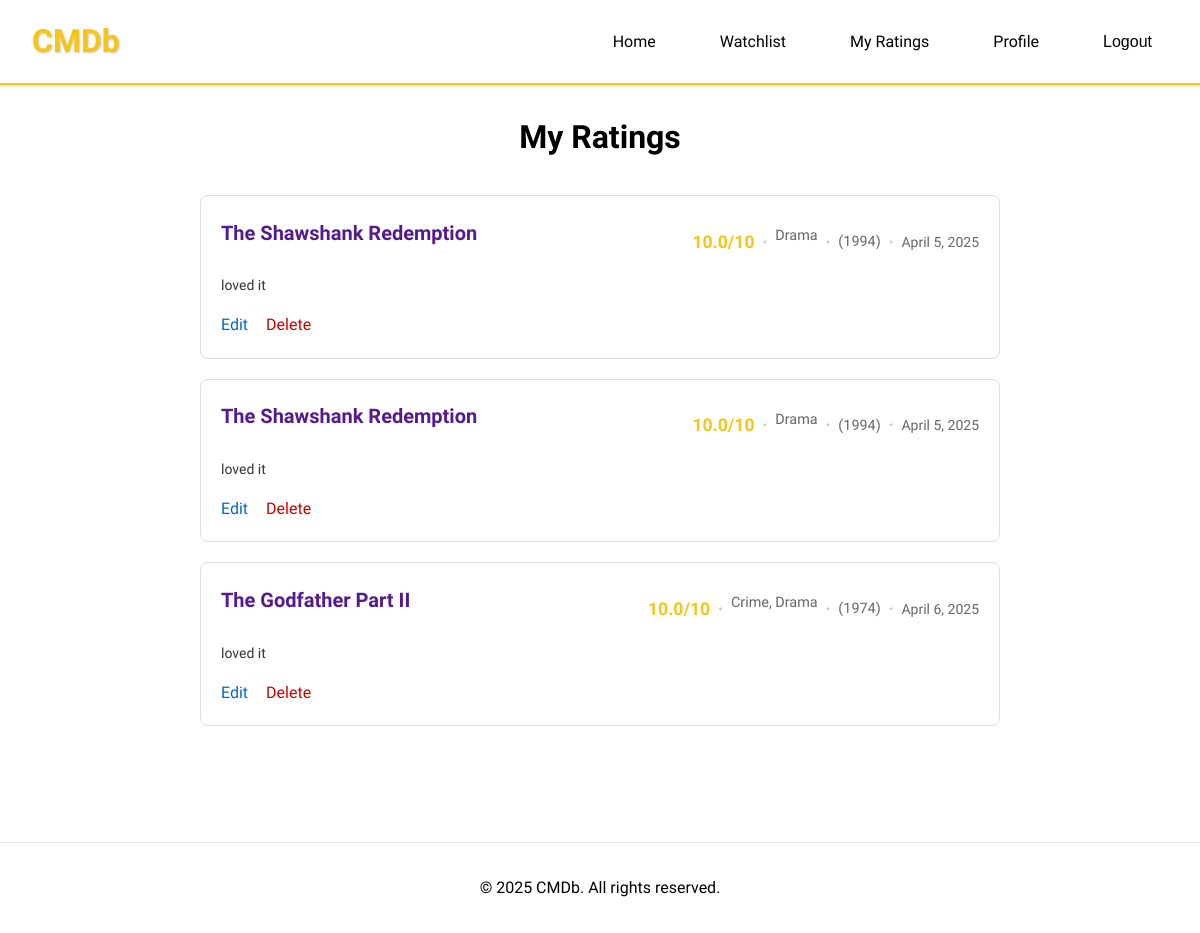
The page /movies/my_ratings/ (signed in) on the database as committed earlier.
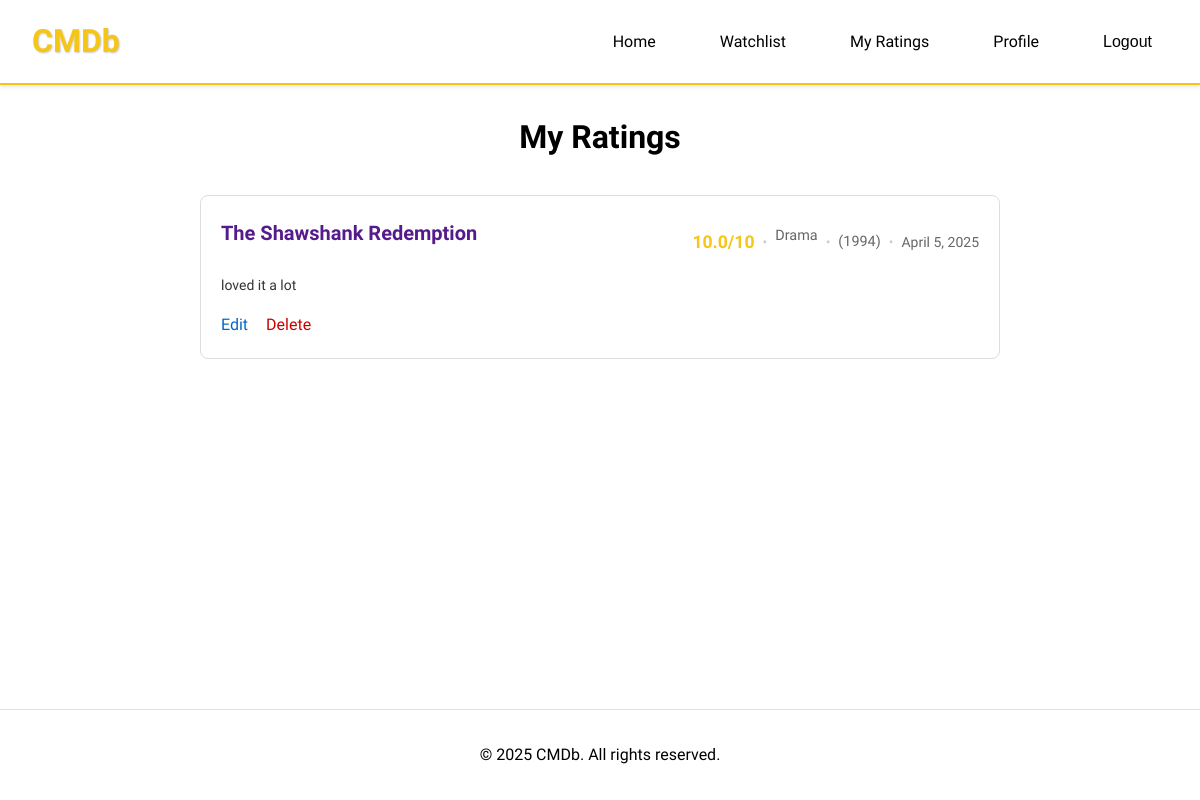
The same page on the database as committed later.
### movies/models.py (models this page shows, shortened)
class Review(models.Model):
    movie = models.ForeignKey(Movie, on_delete=models.CASCADE, related_name='reviews')
    user = models.ForeignKey(settings.AUTH_USER_MODEL, on_delete=models.CASCADE, related_name='reviews')
    rating = models.FloatField(validators=[MinValueValidator(0), MaxValueValidator(10)])
    comment = models.TextField()
    created_at = models.DateTimeField(auto_now_add=True)

class Movie(models.Model):
    title = models.CharField(max_length=200)
    year = models.IntegerField(default=2024)
    genre = models.CharField(max_length=100, default='Drama')
    rating = models.FloatField(default=0.0, validators=[MinValueValidator(0), MaxValueValidator(10)])
    poster = models.ImageField(upload_to='images/', null=True, blank=True)
    added_by = models.ForeignKey(settings.AUTH_USER_MODEL, on_delete=models.SET_NULL, null=True, related_name='added_movies')
    created_at = models.DateTimeField(auto_now_add=True)
    updated_at = models.DateTimeField(auto_now=True)
    views = models.IntegerField(default=0)
    watchlist_users = models.ManyToManyField(settings.AUTH_USER_MODEL, through='Watchlist', related_name='watchlist_movies')

### movies/views.py (the view)
# urls.py: path('my_ratings/', views.my_ratings, name='my_ratings'),
@login_required
def my_ratings(request):
    reviews = Review.objects.filter(user=request.user)
    return render(request, 'movies/my_ratings.html', {'reviews': reviews})

### movies/templates/movies/my_ratings.html (shortened to what this page needs)
{% extends 'movies/base.html' %}
{% load static %}
{% block content %}
<div class="container">
    <h1>My Ratings</h1>
    {% if reviews %}
        <div class="reviews-list">
            {% for review in reviews %}
                <div class="review-card">
                    <div class="review-header">
                        <div class="movie-title">
                            <h2><a href="{% url 'movies:movie_detail' review.movie.id %}">{{ review.movie.title }}</a></h2>
                        </div>
                        <div class="movie-details">
                            <span class="rating">{{ review.rating }}/10</span>
                            <span class="separator">•</span>
                            <span class="genre">{{ review.movie.genre }}</span>
                            <span class="separator">•</span>
                            <span class="year">({{ review.movie.year }})</span>
                            <span class="separator">•</span>
                            <span class="date">{{ review.created_at|date:"F j, Y" }}</span>
                        </div>
                    </div>
                    {% if review.comment %}
                        <div class="review-comment">
                            {{ review.comment }}
                        </div>
                    {% endif %}
                    <div class="review-actions">
                        <a href="{% url 'movies:edit_review' review.id %}" style="color: #0066cc; text-decoration: none; margin-right: 10px;">Edit</a>
                        <form method="POST" action="{% url 'movies:delete_review' review.id %}" style="display: inline;">
                            <button type="submit" style="background: none; border: none; color: #cc0000; cursor: pointer; padding: 0; font: inherit;" onclick="return confirm('Are you sure?')">Delete</button>
                        </form>
                    </div>
                </div>
            {% endfor %}
        </div>
    {% else %}
        <p class="no-reviews">You haven't rated any movies yet.</p>
    {% endif %}
</div>
{% endblock %}

### movies/templates/movies/base.html (shortened to what this page needs)
{% load static %}
<!DOCTYPE html>
<html lang="en">
<head>
    <link rel="stylesheet" href="{% static 'css/styles.css' %}">
</head>
<body>
    <header class="imdb-header">
        <div class="header-container">
            <div class="logo">
                <a href="{% url 'movies:index' %}">CMDb</a>
            </div>
            <nav class="main-nav">
                <ul>
                    <li><a href="{% url 'movies:index' %}">Home</a></li>
                    {% if user.is_authenticated %}
                        <li><a href="{% url 'movies:watchlist' %}">Watchlist</a></li>
                        <li><a href="{% url 'movies:my_ratings' %}">My Ratings</a></li>
                        <li><a href="{% url 'profiles:profile' %}">Profile</a></li>
                        <li>
                            <form method="post" action="{% url 'profiles:logout' %}">
                                <button type="submit">Logout</button>
                            </form>
                        </li>
                    {% else %}
                        <li><a href="{% url 'profiles:login' %}">Login</a></li>
                        <li><a href="{% url 'profiles:register' %}">Register</a></li>
                    {% endif %}
                </ul>
            </nav>
        </div>
    </header>
    <main>
        {% block content %}
        {% endblock %}
    </main>
    <footer class="imdb-footer">
        <div class="footer-container">
            <p>&copy; 2025 CMDb. All rights reserved.</p>
        </div>
    </footer>
</body>
</html>

### static/css/styles.css (style rules this page uses)
* { margin: 0; padding: 0; box-sizing: border-box; }
:root { --imdb-yellow: #F5C518; --imdb-black: #000000; --imdb-dark: #121212; --imdb-gray: #2C2C2C; --imdb-light-gray: #757575; --imdb-white: #FFFFFF; }
body { font-family: 'Google Sans', Arial, sans-serif; background-color: var(--imdb-white); color: var(--imdb-black); line-height: 1.6; min-height: 100vh; display: flex; flex-direction: column; overflow-x: hidden; position: relative; }
.imdb-header { background-color: var(--imdb-white); padding: 1rem 0; border-bottom: 2px solid var(--imdb-yellow); position: fixed; top: 0; left: 0; right: 0; width: 100%; z-index: 1000; box-shadow: 0 2px 4px rgba(0,0,0,0.1); }
.header-container { max-width: 1200px; margin: 0 auto; padding: 0 2rem; display: flex; justify-content: space-between; align-items: center; }
.logo { flex: 0 0 auto; }
.logo a { color: var(--imdb-yellow); font-size: 2rem; font-weight: bold; text-decoration: none; text-shadow: 1px 1px 2px rgba(0,0,0,0.2); }
.main-nav { flex: 1; margin-left: 2rem; }
.main-nav ul { display: flex; list-style: none; gap: 2rem; margin: 0; padding: 0; align-items: center; justify-content: flex-end; }
.main-nav li { margin: 0; padding: 0; }
.main-nav a { color: var(--imdb-black); text-decoration: none; font-weight: 500; padding: 0.5rem 1rem; border-radius: 4px; transition: all 0.3s ease; display: inline-block; }
.main-nav form { margin: 0; padding: 0; }
.main-nav button { background: none; border: none; padding: 0.5rem 1rem; color: var(--imdb-black); font-size: 1rem; cursor: pointer; font-weight: 500; border-radius: 4px; transition: all 0.3s ease; }
main { flex: 1; width: 100%; padding: 2rem 0; margin-top: 5rem; position: relative; z-index: 1; }
.container { max-width: 1200px; margin: 0 auto; padding: 2rem; }
.container h1 { font-size: 2rem; color: var(--imdb-black); margin-bottom: 2rem; text-align: center; }
.year { color: var(--imdb-light-gray); font-size: 0.9rem; }
.rating { color: var(--imdb-yellow); font-weight: bold; font-size: 1.1rem; }
.genre { color: var(--imdb-light-gray); font-size: 0.9rem; margin-bottom: 0.75rem; }
.reviews-list { max-width: 800px; margin: 0 auto; }
.review-card { background: #fff; border: 1px solid #ddd; border-radius: 8px; padding: 20px; margin-bottom: 20px; }
.review-header { margin-bottom: 15px; }
.movie-title h2 { margin: 0 0 10px 0; font-size: 20px; }
.movie-title h2 a { color: #551A8B; text-decoration: none; }
.movie-details { display: flex; align-items: center; gap: 8px; color: #666; font-size: 14px; margin-top: 8px; }
.movie-details .rating { color: #f5c518; font-weight: bold; }
.movie-details .separator { color: #ccc; }
.movie-details .genre, .movie-details .year, .movie-details .date { color: #666; }
.review-comment { margin: 15px 0; color: #333; font-size: 14px; line-height: 1.5; }
.review-actions { margin-top: 1rem; display: flex; gap: 8px; }
.imdb-footer { background-color: var(--imdb-white); padding: 2rem 0; margin-top: 4rem; border-top: 1px solid #e0e0e0; }
.footer-container { max-width: 1200px; margin: 0 auto; padding: 0 1rem; text-align: center; }
@media (max-width: 1200px) { .container { max-width: 1200px; padding: 0 1.5rem; } }
.review-header { display: flex; justify-content: space-between; align-items: center; margin-bottom: 1rem; }

Rows that differ between the two databases and show on the page:
removed Review: movie "The Shawshank Redemption", rating "10.0", movie.genre "Drama", movie.year "1994", created_at "April 5, 2025", comment "loved it"
removed Review: movie "The Godfather Part II", rating "10.0", movie.genre "Crime, Drama", movie.year "1974", created_at "April 6, 2025", comment "loved it"
changed Review "The Shawshank Redemption": comment "loved it" → "loved it a lot"
